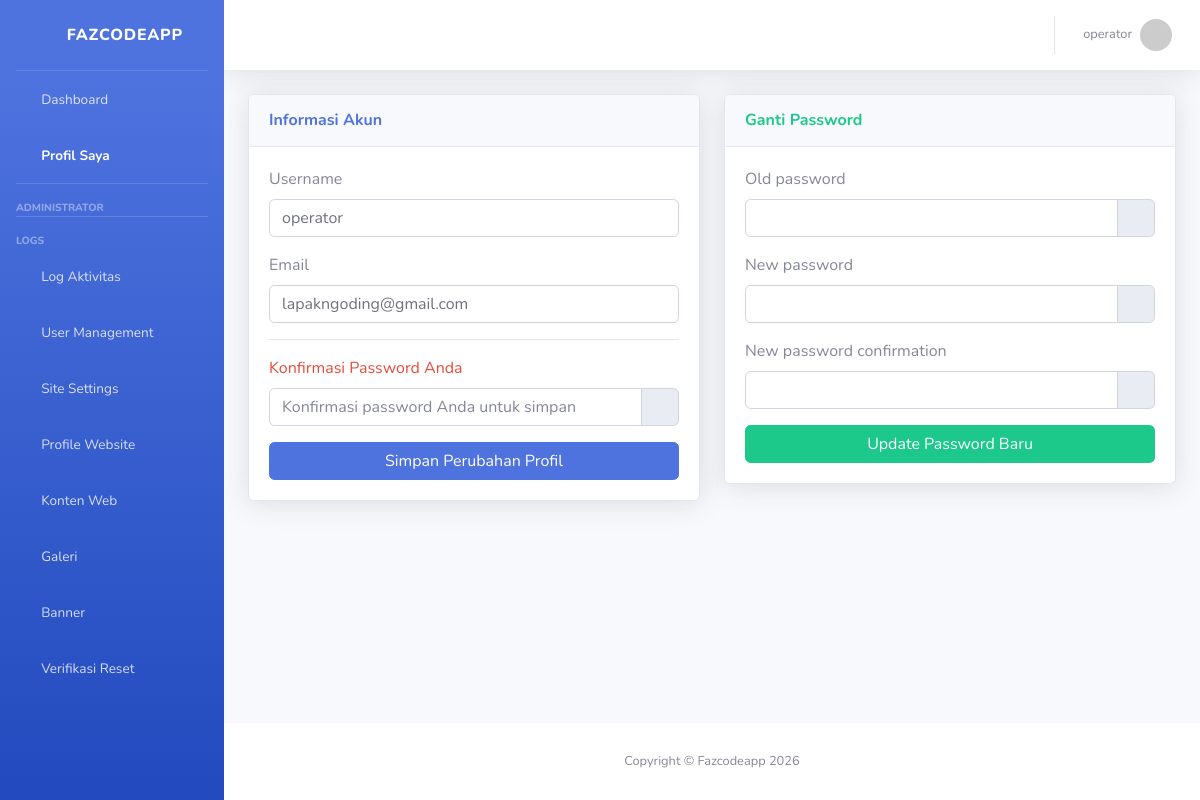
/profile/ (signed in), run on the app's committed database.
### apps/dashboard/models.py (models this page shows, shortened)
class SiteSetting(models.Model):
    site_name = models.CharField(max_length=100, default="Fazcodeapp")
    active_theme = models.CharField(max_length=50, default="sb_admin")
    class Meta:
        app_label = 'dashboard' # Menegaskan ini milik app dashboard

### apps/accounts/models.py (models this page shows, shortened)
class User(AbstractUser):
    class Role(models.TextChoices):
        SUPERADMIN = "SUPERADMIN", "Super Admin"
        ADMIN = "ADMIN", "Administrator"
        OPERATOR = "OPERATOR", "Operator"
        USER = "USER", "Regular User"
    role = models.CharField(
        max_length=20,
        choices=Role.choices,
        default=Role.USER
    )

### apps/dashboard/views.py (the view)
# urls.py: path('profile/', views.profile_view, name='profile'),
@login_required
def profile_view(request):
    if request.method == 'POST':
        if 'update_profile' in request.POST:
            p_form = ProfileUpdateForm(request.POST, instance=request.user, user=request.user)
            pass_form = PasswordChangeForm(request.user)
            if p_form.is_valid():
                p_form.save()
                messages.success(request, 'Profil Anda berhasil diperbarui!')
                return redirect('dashboard:profile')
        elif 'change_password' in request.POST:
            pass_form = PasswordChangeForm(request.user, request.POST)
            p_form = ProfileUpdateForm(instance=request.user, user=request.user)
            if pass_form.is_valid():
                user = pass_form.save()
                update_session_auth_hash(request, user) # Agar user tidak logout setelah ganti pass
                messages.success(request, 'Password Anda berhasil diubah!')
                return redirect('dashboard:profile')
    else:
        p_form = ProfileUpdateForm(instance=request.user, user=request.user)
        pass_form = PasswordChangeForm(request.user)
    return render(request, 'apps/dashboard/profile.html', {
        'p_form': p_form,
        'pass_form': pass_form
    })

### apps/accounts/forms.py (shortened to what this page needs)
class ProfileUpdateForm(forms.ModelForm):
    current_password = forms.CharField(
        widget=forms.PasswordInput(attrs={'class': 'form-control', 'placeholder': 'Konfirmasi password Anda untuk simpan'}),
        label="Password Saat Ini"
    )
    class Meta:
        model = User
        fields = ['username', 'email']
        widgets = {
            'username': forms.TextInput(attrs={'class': 'form-control'}),
            'email': forms.EmailInput(attrs={'class': 'form-control'}),
        }
    def __init__(self, *args, **kwargs):
        self.user = kwargs.pop('user', None)
        super(ProfileUpdateForm, self).__init__(*args, **kwargs)

### apps/dashboard/context_processors.py (called while the page is built)
def theme_settings(request):
    config = SiteSetting.objects.first()
    return {
        'ACTIVE_THEME': f'themes/{config.active_theme}/' if config else 'themes/sb_admin/',
        'APP_NAME': config.site_name if config else 'Fazcodeapp'
    }

### templates/apps/dashboard/profile.html (shortened to what this page needs)
{% extends "base.html" %}
{% block content %}
<div class="row">
    <div class="col-lg-6">
        <div class="card shadow mb-4">
            <div class="card-header py-3">
                <h6 class="m-0 font-weight-bold text-primary">Informasi Akun</h6>
            </div>
            <div class="card-body">
                <form method="POST">
                    <div class="form-group">
                        <label>Username</label>
                        {{ p_form.username }}
                    </div>
                    <div class="form-group">
                        <label>Email</label>
                        {{ p_form.email }}
                    </div>
                    <hr>
                    <div class="form-group">
                        <label class="text-danger">Konfirmasi Password Anda</label>
                        <div class="input-group">
                            {{ p_form.current_password }}
                            <div class="input-group-append">
                                <span class="input-group-text" onclick="togglePass('id_current_password')" style="cursor: pointer;">
                                    <i class="fas fa-eye" id="eye_id_current_password"></i>
                                </span>
                            </div>
                        </div>
                    </div>
                    <button type="submit" name="update_profile" class="btn btn-primary btn-block">Simpan Perubahan Profil</button>
                </form>
            </div>
        </div>
    </div>
    <div class="col-lg-6">
        <div class="card shadow mb-4">
            <div class="card-header py-3">
                <h6 class="m-0 font-weight-bold text-success">Ganti Password</h6>
            </div>
            <div class="card-body">
                <form method="POST">
                    {% for field in pass_form %}
                        <div class="form-group">
                            <label>{{ field.label }}</label>
                            <div class="input-group">
                                <input type="password" name="{{ field.name }}" id="id_{{ field.name }}" class="form-control" required>
                                <div class="input-group-append">
                                    <span class="input-group-text" onclick="togglePass('id_{{ field.name }}')" style="cursor: pointer;">
                                        <i class="fas fa-eye" id="eye_id_{{ field.name }}"></i>
                                    </span>
                                </div>
                            </div>
                        </div>
                    {% endfor %}
                    <button type="submit" name="change_password" class="btn btn-success btn-block">Update Password Baru</button>
                </form>
            </div>
        </div>
    </div>
</div>
{% endblock %}

### templates/themes/sb_admin/base_theme.html (shortened to what this page needs)
{% load static %}
<!DOCTYPE html>
<html lang="en">
<head>
    <link href="{% static 'vendor/fontawesome-free/css/all.min.css' %}" rel="stylesheet" type="text/css">
    <link href="{% static 'css/sb-admin-2.min.css' %}" rel="stylesheet">
</head>
<body id="page-top">
    <div id="wrapper">
        <ul class="navbar-nav bg-gradient-primary sidebar sidebar-dark accordion" id="accordionSidebar">
            <a class="sidebar-brand d-flex align-items-center justify-content-center" href="/">
                <div class="sidebar-brand-icon rotate-n-15"><i class="fas fa-code"></i></div>
                <div class="sidebar-brand-text mx-3">{{ APP_NAME }}</div>
            </a>
            <hr class="sidebar-divider my-0">
            {% include ACTIVE_THEME|add:"includes/_sidebar.html" %}
        </ul>
        <div id="content-wrapper" class="d-flex flex-column">
            <div id="content">
                {% include ACTIVE_THEME|add:"includes/_topbar.html" %}
                <div class="container-fluid">
                    {% block content %}{% endblock %}
                </div>
            </div>
            <footer class="sticky-footer bg-white">
                <div class="container my-auto">
                    <div class="copyright text-center my-auto">
                        <span>Copyright &copy; {{ APP_NAME }} 2026</span>
                    </div>
                </div>
            </footer>
        </div>
    </div>
</body>
</html>

### templates/themes/sb_admin/includes/_topbar.html (shortened to what this page needs)
<nav class="navbar navbar-expand navbar-light bg-white topbar mb-4 static-top shadow">
    <ul class="navbar-nav ml-auto">
        <li class="nav-item dropdown no-arrow">
            <a class="nav-link dropdown-toggle" href="#" id="userDropdown" role="button" data-toggle="dropdown" aria-haspopup="true" aria-expanded="false">
                <span class="mr-2 d-none d-lg-inline text-gray-600 small">
                    {{ user.username }}
                </span>
                <img class="img-profile rounded-circle" src="https://ui-avatars.com/api/?name={{ user.username }}&background=4e73df&color=fff">
            </a>
        </li>
    </ul>
</nav>

### data on the page
SiteSetting: site_name "FAZCODEAPP", site_name "Fazcodeapp"
User: username "operator", email "lapakngoding@gmail.com"

### other printed values
{{ field.label }} "Old password" "New password" "New password confirmation"
